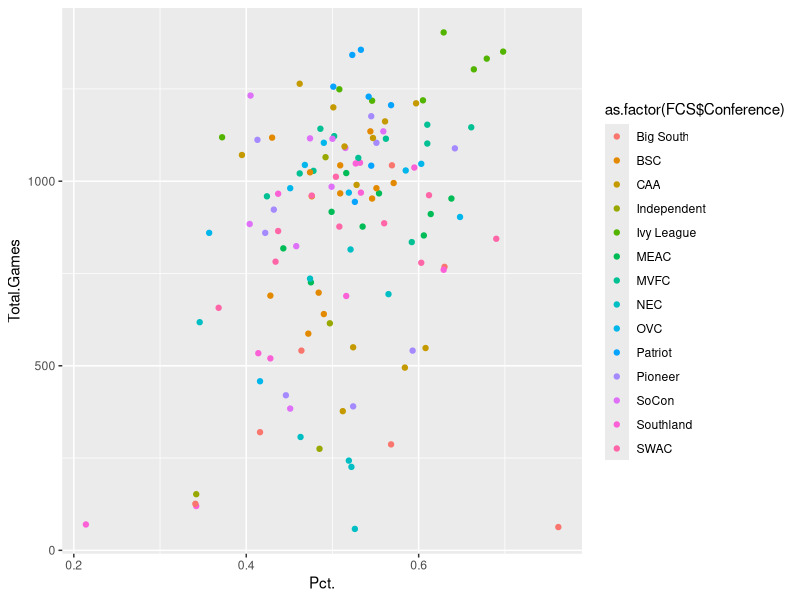
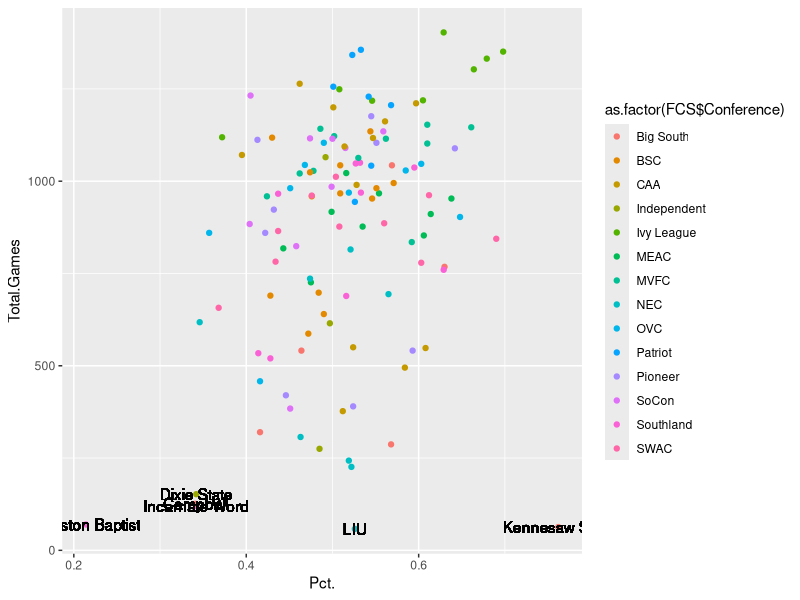
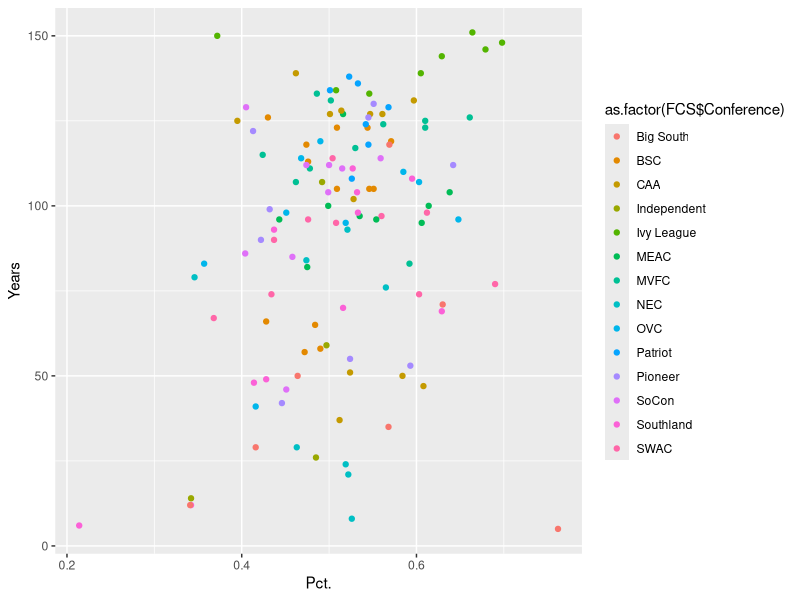
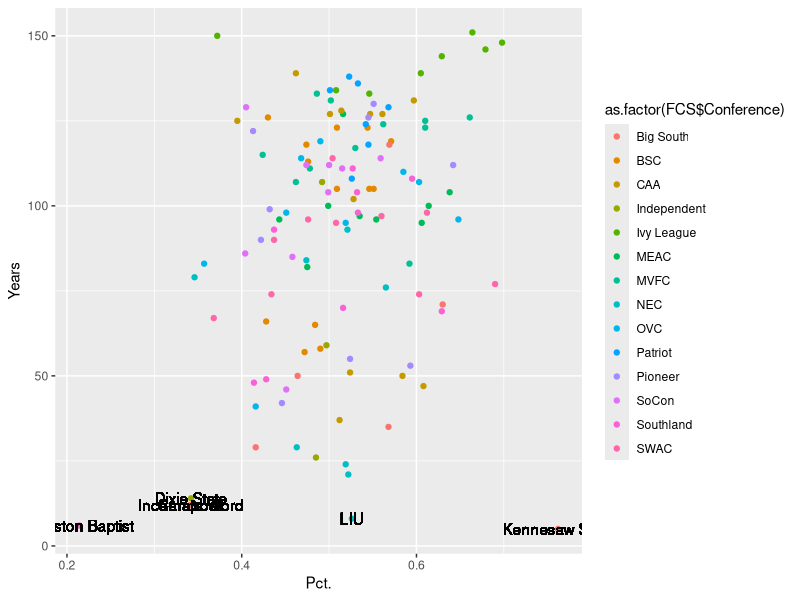

R code for these plots, in order:
## ---- chunk 1
knitr::opts_chunk$set(echo = TRUE)
library('tidyverse')
library('ggplot2')
setwd("~/Desktop/University/SP '21/DATA 115")
FCS <- read.csv('FCS2020.csv')
## ---- chunk 2
head(FCS)
summary(FCS)
## ---- chunk 3
ggplot(FCS, aes(x=Pct.,y=Total.Games,color = as.factor(FCS$Conference))) +
  geom_point() 


ggplot(FCS, aes(x=Pct.,y=Total.Games,color = as.factor(FCS$Conference))) +
  geom_point() +
  geom_text(aes(x=FCS$Pct.[1],y=FCS$Total.Game[1],label=FCS$Team[1]),color="black") +
  geom_text(aes(x=FCS$Pct.[55],y=FCS$Total.Game[55],label=FCS$Team[55]),color="black") +
  geom_text(aes(x=FCS$Pct.[124],y=FCS$Total.Game[124],label=FCS$Team[124]),color="black")+
  geom_text(aes(x=FCS$Pct.[125],y=FCS$Total.Game[125],label=FCS$Team[125]),color="black") +
  geom_text(aes(x=FCS$Pct.[126],y=FCS$Total.Game[126],label=FCS$Team[126]),color="black") +
  geom_text(aes(x=FCS$Pct.[127],y=FCS$Total.Game[127],label=FCS$Team[127]),color="black")


cor(FCS$Pct.,FCS$Total.Games)


ggplot(FCS, aes(x=Pct.,y=Years,color = as.factor(FCS$Conference))) +
  geom_point()
  

ggplot(FCS, aes(x=Pct.,y=Years,color = as.factor(FCS$Conference))) +
  geom_point() +
  geom_text(aes(x=FCS$Pct.[1],y=FCS$Years[1],label=FCS$Team[1]),color="black") +
  geom_text(aes(x=FCS$Pct.[55],y=FCS$Years[55],label=FCS$Team[55]),color="black") +
  geom_text(aes(x=FCS$Pct.[124],y=FCS$Years[124],label=FCS$Team[124]),color="black")+
  geom_text(aes(x=FCS$Pct.[125],y=FCS$Years[125],label=FCS$Team[125]),color="black") +
  geom_text(aes(x=FCS$Pct.[126],y=FCS$Years[126],label=FCS$Team[126]),color="black") +
  geom_text(aes(x=FCS$Pct.[127],y=FCS$Years[127],label=FCS$Team[127]),color="black")

cor(FCS$Pct.,FCS$Years)
